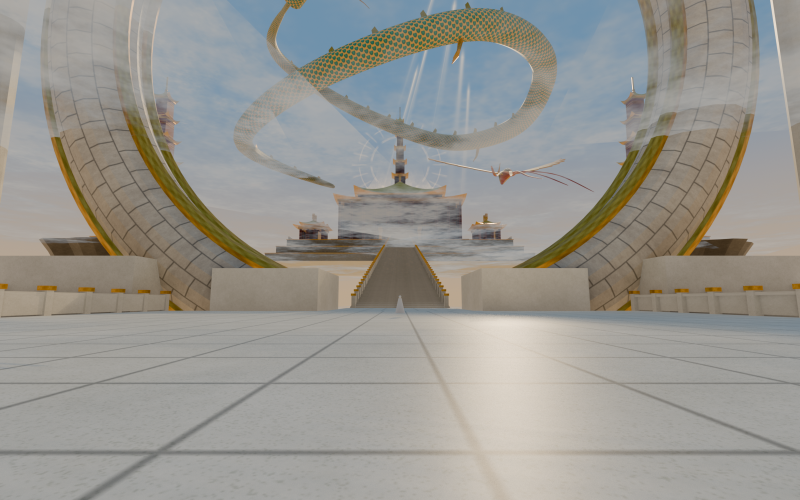
#> input picture patch/scenes/tiangong/loading/loading_16x10.png, 1600 x 1000 px (shown at 1/2 size)
$ python -i blp.py   (imports and definitions only)
#> lines starting #> are read from the running program, lines starting #| are printed output that depends on the picture
"""BLP2 writer in the two encodings stock 1.12.1 data uses.

Opaque textures are DXT1 (compression 2, alpha depth 0, alpha type 0), the bulk of texture.MPQ. Translucent textures
are palettized (compression 1, alpha depth 8, alpha type 8), as on the item texture components: soft alpha gradients
(light shafts, cloud puffs) keep all 256 alpha levels, which DXT3's 4-bit alpha would band.
"""
import struct

import numpy as np
from PIL import Image

HEADER_SIZE = 20 + 64 + 64
PALETTE_SIZE = 1024


# [13 lines left out: functions _pow2, _levels, not called in this run]


def _rgb565(c):
    c = np.clip(np.rint(c), 0, 255).astype(np.int32)
    return ((c[..., 0] >> 3) << 11) | ((c[..., 1] >> 2) << 5) | (c[..., 2] >> 3)


# [54 lines left out: functions _expand565, dxt1, _palettize, not called in this run]


def encode(img, alpha=True, mips=True):
    img = img.convert("RGBA")
    w, h = img.size
    assert w == _pow2(w) and h == _pow2(h), f"BLP size must be power of two, got {w}x{h}"
    levels = _levels(img, mips)
    if alpha:
        palette, data = _palettize(levels)
        hdr = struct.pack("<4sIBBBBII", b"BLP2", 1, 1, 8, 8, 1 if mips else 0, w, h)
    else:
        palette = b"\0" * PALETTE_SIZE
        data = [dxt1(np.asarray(lv.convert("RGB"), np.uint8)) for lv in levels]
        hdr = struct.pack("<4sIBBBBII", b"BLP2", 1, 2, 0, 0, 1 if mips else 0, w, h)
    offsets, sizes, off = [], [], HEADER_SIZE + PALETTE_SIZE
    for lv in data:
        offsets.append(off)
        sizes.append(len(lv))
        off += len(lv)
    offsets += [0] * (16 - len(offsets))
    sizes += [0] * (16 - len(sizes))
    return hdr + struct.pack("<16I", *offsets) + struct.pack("<16I", *sizes) + palette + b"".join(data)


# [29 lines left out: functions _undxt1, decode, not called in this run]

>>> import cv2
>>> picture = cv2.imread('../scenes/tiangong/loading/loading_16x10.png', cv2.IMREAD_GRAYSCALE)
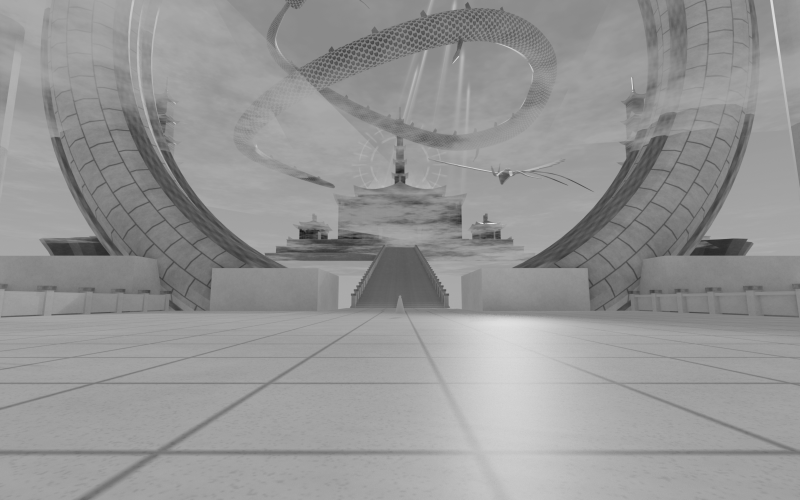
#> picture: shape (1000, 1600) (shown at 1/2 size); min 16, max 244, mean 148.9
>>> result = encode(picture)
#> (the run stopped early here; a loop or call above may not have finished)
